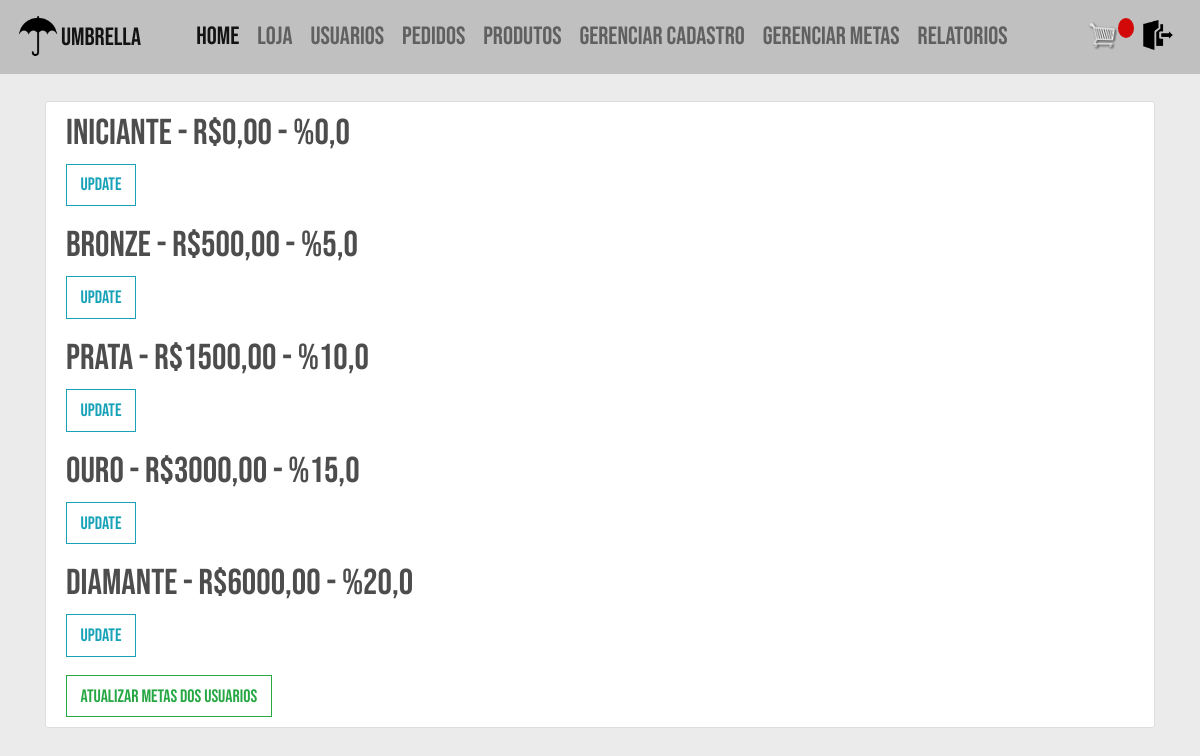
Page /metas/ (signed in) on the committed database.
### vendas/models.py (models this page shows, shortened)
class Meta(models.Model):
    INICIANTE = "Iniciante"
    BRONZE = "Bronze"
    PRATA = "Prata"
    OURO = "Ouro"
    DIAMANTE = "Diamante"
    opcoes_nivel = [
        (INICIANTE, "iniciante"),
        (BRONZE, "bronze"),
        (PRATA, "prata"),
        (OURO, "ouro"),
        (DIAMANTE, "diamante"),
    ]
    nivel = models.CharField(choices=opcoes_nivel,
                             max_length=50)
    valor = models.FloatField(_("valor"))
    desconto = models.FloatField(_("desconto"))

### vendas/views.py (the view)
# urls.py: path('metas/', views.metas, name='metas'),
@login_required
@user_passes_test(franquia_check)
def metas(request):
    metas = Meta.objects.all()
    return render(request, "vendas/metas.html", {'metas': metas})

### users/models.py (called while the page is built)
    def __str__(self):
        return self.email

### vendas/views.py (called while the page is built)
def franquia_check(user):
    if user.tipo == User.FRANQUIA:
        return True
    else:
        return False

### vendas/templates/vendas/metas.html
{% extends "vendas/base.html" %}
{% load crispy_forms_tags %}
{% block content %}
<div class="content-section">
    {% for meta in metas %}
            <h2 class="account-heading">{{ meta.nivel }} - R${{ meta.valor|floatformat:2 }} - %{{ meta.desconto }} </h2>
            <div class="form-group">
            <a class="btn btn-outline-info" href="{% url 'atualizar_meta' meta.id %}">Update</a>
            </div>
    {% endfor %}
    <a class="btn btn-outline-success" href="{% url 'atualizar_metas_revendedores'%}">Atualizar metas dos usuarios</a>
</div>
{% endblock content %}

### vendas/static/vendas/css/style.css (style rules this page uses)
html { font-size: 18px; }
body { margin: 0; padding: 0; font-family: 'Bebas Neue', sans-serif; background-color: #EBEBEB; background-size: cover; background-repeat: no-repeat; background-position: center; height: 100vh; }
h1, h2, h3, h4, h5, h6 { color: hsl(0, 0%, 30%); }
.btn { border-radius: 0; }
.content-section { background: #ffffff; padding: 10px 20px; border: 1px solid #dddddd; border-radius: 3px; margin-bottom: 20px; width: 100%; }

### rows in the picture
Meta: nivel "Iniciante", valor "0,00", desconto "0,0"
Meta: nivel "Bronze", valor "500,00", desconto "5,0"
Meta: nivel "Prata", valor "1500,00", desconto "10,0"
Meta: nivel "Ouro", valor "3000,00", desconto "15,0"
Meta: nivel "Diamante", valor "6000,00", desconto "20,0"
